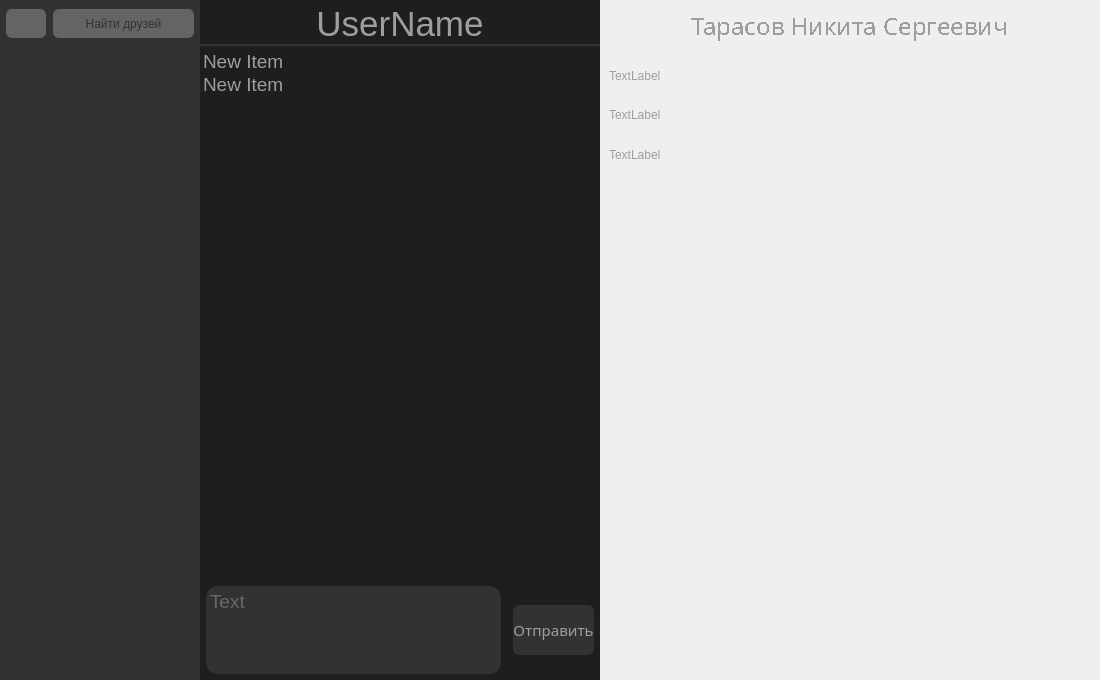
<?xml version="1.0" encoding="UTF-8"?>
<ui version="4.0">
 <class>MainWindow</class>
 <widget class="QMainWindow" name="MainWindow">
  <property name="geometry">
   <rect>
    <x>0</x>
    <y>0</y>
    <width>1100</width>
    <height>680</height>
   </rect>
  </property>
  <property name="windowTitle">
   <string>MainWindow</string>
  </property>
  <widget class="QWidget" name="centralwidget">
   <layout class="QHBoxLayout" name="horizontalLayout">
    <property name="spacing">
     <number>0</number>
    </property>
    <property name="leftMargin">
     <number>0</number>
    </property>
    <property name="topMargin">
     <number>0</number>
    </property>
    <property name="rightMargin">
     <number>0</number>
    </property>
    <property name="bottomMargin">
     <number>0</number>
    </property>
    <item>
     <widget class="QStackedWidget" name="stackedWidget">
      <property name="currentIndex">
       <number>0</number>
      </property>
      <widget class="QWidget" name="page">
       <layout class="QHBoxLayout" name="horizontalLayout_4">
        <property name="spacing">
         <number>0</number>
        </property>
        <property name="leftMargin">
         <number>0</number>
        </property>
        <property name="topMargin">
         <number>0</number>
        </property>
        <property name="rightMargin">
         <number>0</number>
        </property>
        <property name="bottomMargin">
         <number>0</number>
        </property>
        <item>
         <widget class="QFrame" name="main_left">
          <property name="minimumSize">
           <size>
            <width>200</width>
            <height>0</height>
           </size>
          </property>
          <property name="maximumSize">
           <size>
            <width>335</width>
            <height>16777215</height>
           </size>
          </property>
          <property name="styleSheet">
           <string notr="true">border:0px;
background-color: rgb(50, 50, 50);</string>
          </property>
          <property name="frameShape">
           <enum>QFrame::StyledPanel</enum>
          </property>
          <property name="frameShadow">
           <enum>QFrame::Raised</enum>
          </property>
          <layout class="QVBoxLayout" name="verticalLayout">
           <property name="spacing">
            <number>0</number>
           </property>
           <property name="leftMargin">
            <number>0</number>
           </property>
           <property name="topMargin">
            <number>0</number>
           </property>
           <property name="rightMargin">
            <number>0</number>
           </property>
           <property name="bottomMargin">
            <number>0</number>
           </property>
           <item>
            <widget class="QFrame" name="upper_footer">
             <property name="minimumSize">
              <size>
               <width>0</width>
               <height>47</height>
              </size>
             </property>
             <property name="maximumSize">
              <size>
               <width>16777215</width>
               <height>48</height>
              </size>
             </property>
             <property name="styleSheet">
              <string notr="true">border:0px;</string>
             </property>
             <property name="frameShape">
              <enum>QFrame::StyledPanel</enum>
             </property>
             <property name="frameShadow">
              <enum>QFrame::Raised</enum>
             </property>
             <property name="midLineWidth">
              <number>0</number>
             </property>
             <layout class="QHBoxLayout" name="horizontalLayout_2">
              <property name="spacing">
               <number>6</number>
              </property>
              <property name="leftMargin">
               <number>6</number>
              </property>
              <property name="topMargin">
               <number>6</number>
              </property>
              <property name="rightMargin">
               <number>6</number>
              </property>
              <property name="bottomMargin">
               <number>6</number>
              </property>
              <item>
               <widget class="QFrame" name="frame_33">
                <property name="maximumSize">
                 <size>
                  <width>41</width>
                  <height>41</height>
                 </size>
                </property>
                <property name="styleSheet">
                 <string notr="true">border:0px;</string>
                </property>
                <property name="frameShape">
                 <enum>QFrame::StyledPanel</enum>
                </property>
                <property name="frameShadow">
                 <enum>QFrame::Raised</enum>
                </property>
                <layout class="QVBoxLayout" name="verticalLayout_2">
                 <property name="spacing">
                  <number>0</number>
                 </property>
                 <property name="leftMargin">
                  <number>0</number>
                 </property>
                 <property name="topMargin">
                  <number>0</number>
                 </property>
                 <property name="rightMargin">
                  <number>0</number>
                 </property>
                 <property name="bottomMargin">
                  <number>0</number>
                 </property>
                 <item>
                  <widget class="QPushButton" name="pushButton_settings">
                   <property name="maximumSize">
                    <size>
                     <width>40</width>
                     <height>29</height>
                    </size>
                   </property>
                   <property name="styleSheet">
                    <string notr="true">

QPushButton{
background-color: rgb(100, 100, 100);

color: rgb(50, 50, 50);
border:0px;
border-radius: 6px;
}

QPushButton:hover{
background-color: rgb(130, 130, 130);
color: rgb(50, 50, 50);
border-radius: 6px;
}



</string>
                   </property>
                   <property name="text">
                    <string/>
                   </property>
                   <property name="icon">
                    <iconset>
                     <normaloff>free-icon-menu-1828859.png</normaloff>free-icon-menu-1828859.png</iconset>
                   </property>
                  </widget>
                 </item>
                </layout>
               </widget>
              </item>
              <item>
               <widget class="QFrame" name="frame_2">
                <property name="maximumSize">
                 <size>
                  <width>16777215</width>
                  <height>47</height>
                 </size>
                </property>
                <property name="styleSheet">
                 <string notr="true">border:0px;</string>
                </property>
                <property name="frameShape">
                 <enum>QFrame::StyledPanel</enum>
                </property>
                <property name="frameShadow">
                 <enum>QFrame::Raised</enum>
                </property>
                <layout class="QVBoxLayout" name="verticalLayout_3">
                 <property name="spacing">
                  <number>0</number>
                 </property>
                 <property name="leftMargin">
                  <number>0</number>
                 </property>
                 <property name="topMargin">
                  <number>0</number>
                 </property>
                 <property name="rightMargin">
                  <number>0</number>
                 </property>
                 <property name="bottomMargin">
                  <number>0</number>
                 </property>
                 <item>
                  <widget class="QPushButton" name="pushButton_addFriend">
                   <property name="maximumSize">
                    <size>
                     <width>274</width>
                     <height>29</height>
                    </size>
                   </property>
                   <property name="whatsThis">
                    <string>&lt;html&gt;&lt;head/&gt;&lt;body&gt;&lt;p&gt;Rewr&lt;/p&gt;&lt;/body&gt;&lt;/html&gt;</string>
                   </property>
                   <property name="styleSheet">
                    <string notr="true">

QPushButton{
background-color: rgb(100, 100, 100);

color: rgb(50, 50, 50);
border:0px;
border-radius: 6px;
}

QPushButton:hover{
background-color: rgb(130, 130, 130);
color: rgb(50, 50, 50);
border-radius: 6px;
}



</string>
                   </property>
                   <property name="text">
                    <string>Найти друзей</string>
                   </property>
                  </widget>
                 </item>
                </layout>
               </widget>
              </item>
             </layout>
            </widget>
           </item>
           <item>
            <widget class="QFrame" name="people">
             <property name="maximumSize">
              <size>
               <width>330</width>
               <height>9000</height>
              </size>
             </property>
             <property name="styleSheet">
              <string notr="true">border:0px;</string>
             </property>
             <property name="frameShape">
              <enum>QFrame::StyledPanel</enum>
             </property>
             <property name="frameShadow">
              <enum>QFrame::Raised</enum>
             </property>
             <layout class="QHBoxLayout" name="horizontalLayout_3">
              <property name="spacing">
               <number>0</number>
              </property>
              <property name="leftMargin">
               <number>0</number>
              </property>
              <property name="topMargin">
               <number>0</number>
              </property>
              <property name="rightMargin">
               <number>0</number>
              </property>
              <property name="bottomMargin">
               <number>0</number>
              </property>
              <item>
               <widget class="QListWidget" name="listWidget_people">
                <property name="autoFillBackground">
                 <bool>false</bool>
                </property>
                <property name="styleSheet">
                 <string notr="true">background-color: rgb(50, 50, 50);
font: 25 18pt &quot;Corbel Light&quot;;
color: rgb(158, 158, 158);
border:0px;
</string>
                </property>
               </widget>
              </item>
             </layout>
            </widget>
           </item>
          </layout>
         </widget>
        </item>
        <item>
         <widget class="QFrame" name="main_right">
          <property name="minimumSize">
           <size>
            <width>400</width>
            <height>300</height>
           </size>
          </property>
          <property name="maximumSize">
           <size>
            <width>90000</width>
            <height>16777215</height>
           </size>
          </property>
          <property name="styleSheet">
           <string notr="true">border:0px;
background-color: rgb(30, 30, 30);</string>
          </property>
          <property name="frameShape">
           <enum>QFrame::StyledPanel</enum>
          </property>
          <property name="frameShadow">
           <enum>QFrame::Raised</enum>
          </property>
          <layout class="QVBoxLayout" name="verticalLayout_4">
           <property name="spacing">
            <number>0</number>
           </property>
           <property name="leftMargin">
            <number>0</number>
           </property>
           <property name="topMargin">
            <number>0</number>
           </property>
           <property name="rightMargin">
            <number>0</number>
           </property>
           <property name="bottomMargin">
            <number>0</number>
           </property>
           <item>
            <widget class="QFrame" name="frame_6">
             <property name="minimumSize">
              <size>
               <width>50</width>
               <height>50</height>
              </size>
             </property>
             <property name="maximumSize">
              <size>
               <width>9000</width>
               <height>50</height>
              </size>
             </property>
             <property name="styleSheet">
              <string notr="true">border:0px;</string>
             </property>
             <property name="frameShape">
              <enum>QFrame::StyledPanel</enum>
             </property>
             <property name="frameShadow">
              <enum>QFrame::Raised</enum>
             </property>
             <layout class="QVBoxLayout" name="verticalLayout_8">
              <property name="spacing">
               <number>0</number>
              </property>
              <property name="leftMargin">
               <number>0</number>
              </property>
              <property name="topMargin">
               <number>0</number>
              </property>
              <property name="rightMargin">
               <number>0</number>
              </property>
              <property name="bottomMargin">
               <number>0</number>
              </property>
              <item>
               <widget class="QPushButton" name="pushButton_label">
                <property name="font">
                 <font>
                  <pointsize>26</pointsize>
                 </font>
                </property>
                <property name="cursor">
                 <cursorShape>PointingHandCursor</cursorShape>
                </property>
                <property name="styleSheet">
                 <string notr="true">border-bottom-color: rgb(50, 50, 50);
border-style: outset;
border-bottom-width: 2px;
background-color: rgb(30, 30, 30);
color: rgb(158, 158, 158);</string>
                </property>
                <property name="text">
                 <string>UserName</string>
                </property>
               </widget>
              </item>
             </layout>
            </widget>
           </item>
           <item>
            <widget class="QFrame" name="frame_4">
             <property name="styleSheet">
              <string notr="true">border:0px;</string>
             </property>
             <property name="frameShape">
              <enum>QFrame::StyledPanel</enum>
             </property>
             <property name="frameShadow">
              <enum>QFrame::Raised</enum>
             </property>
             <layout class="QVBoxLayout" name="verticalLayout_7">
              <property name="spacing">
               <number>0</number>
              </property>
              <property name="leftMargin">
               <number>0</number>
              </property>
              <property name="topMargin">
               <number>0</number>
              </property>
              <property name="rightMargin">
               <number>0</number>
              </property>
              <property name="bottomMargin">
               <number>0</number>
              </property>
              <item>
               <widget class="QListWidget" name="listWidget_msgRoom">
                <property name="font">
                 <font>
                  <pointsize>14</pointsize>
                 </font>
                </property>
                <property name="styleSheet">
                 <string notr="true">background-color: rgb(30, 30, 30);
color: rgb(158, 158, 158);
border:0px;</string>
                </property>
                <property name="isWrapping" stdset="0">
                 <bool>false</bool>
                </property>
                <property name="currentRow">
                 <number>-1</number>
                </property>
                <item>
                 <property name="text">
                  <string>New Item</string>
                 </property>
                </item>
                <item>
                 <property name="text">
                  <string>New Item</string>
                 </property>
                </item>
               </widget>
              </item>
             </layout>
            </widget>
           </item>
           <item>
            <widget class="QFrame" name="right_footer">
             <property name="minimumSize">
              <size>
               <width>0</width>
               <height>0</height>
              </size>
             </property>
             <property name="maximumSize">
              <size>
               <width>16777215</width>
               <height>100</height>
              </size>
             </property>
             <property name="styleSheet">
              <string notr="true">border:0px;</string>
             </property>
             <property name="frameShape">
              <enum>QFrame::StyledPanel</enum>
             </property>
             <property name="frameShadow">
              <enum>QFrame::Raised</enum>
             </property>
             <layout class="QHBoxLayout" name="horizontalLayout_5">
              <property name="spacing">
               <number>0</number>
              </property>
              <property name="leftMargin">
               <number>0</number>
              </property>
              <property name="topMargin">
               <number>0</number>
              </property>
              <property name="rightMargin">
               <number>0</number>
              </property>
              <property name="bottomMargin">
               <number>0</number>
              </property>
              <item>
               <widget class="QFrame" name="frame_7">
                <property name="maximumSize">
                 <size>
                  <width>16777215</width>
                  <height>100</height>
                 </size>
                </property>
                <property name="styleSheet">
                 <string notr="true">border:0px;</string>
                </property>
                <property name="frameShape">
                 <enum>QFrame::StyledPanel</enum>
                </property>
                <property name="frameShadow">
                 <enum>QFrame::Raised</enum>
                </property>
                <layout class="QVBoxLayout" name="verticalLayout_5" stretch="0">
                 <property name="spacing">
                  <number>6</number>
                 </property>
                 <property name="leftMargin">
                  <number>6</number>
                 </property>
                 <property name="topMargin">
                  <number>6</number>
                 </property>
                 <property name="rightMargin">
                  <number>6</number>
                 </property>
                 <property name="bottomMargin">
                  <number>6</number>
                 </property>
                 <item>
                  <widget class="QTextEdit" name="textEdit_room">
                   <property name="font">
                    <font>
                     <family>Cantarell</family>
                     <pointsize>14</pointsize>
                     <weight>50</weight>
                     <italic>false</italic>
                     <bold>false</bold>
                    </font>
                   </property>
                   <property name="mouseTracking">
                    <bool>false</bool>
                   </property>
                   <property name="focusPolicy">
                    <enum>Qt::StrongFocus</enum>
                   </property>
                   <property name="styleSheet">
                    <string notr="true">background-color: rgb(50, 50, 50);
font: 14pt &quot;Cantarell&quot;;
color: rgb(158, 158, 158);
border:0px;
border-radius: 12px;
</string>
                   </property>
                   <property name="frameShadow">
                    <enum>QFrame::Sunken</enum>
                   </property>
                   <property name="verticalScrollBarPolicy">
                    <enum>Qt::ScrollBarAsNeeded</enum>
                   </property>
                   <property name="sizeAdjustPolicy">
                    <enum>QAbstractScrollArea::AdjustIgnored</enum>
                   </property>
                   <property name="tabChangesFocus">
                    <bool>true</bool>
                   </property>
                   <property name="html">
                    <string>&lt;!DOCTYPE HTML PUBLIC &quot;-//W3C//DTD HTML 4.0//EN&quot; &quot;http://www.w3.org/TR/REC-html40/strict.dtd&quot;&gt;
&lt;html&gt;&lt;head&gt;&lt;meta name=&quot;qrichtext&quot; content=&quot;1&quot; /&gt;&lt;style type=&quot;text/css&quot;&gt;
p, li { white-space: pre-wrap; }
&lt;/style&gt;&lt;/head&gt;&lt;body style=&quot; font-family:'Cantarell'; font-size:14pt; font-weight:400; font-style:normal;&quot;&gt;
&lt;p style=&quot;-qt-paragraph-type:empty; margin-top:0px; margin-bottom:0px; margin-left:0px; margin-right:0px; -qt-block-indent:0; text-indent:0px;&quot;&gt;&lt;br /&gt;&lt;/p&gt;&lt;/body&gt;&lt;/html&gt;</string>
                   </property>
                   <property name="overwriteMode">
                    <bool>false</bool>
                   </property>
                   <property name="placeholderText">
                    <string notr="true">Text</string>
                   </property>
                  </widget>
                 </item>
                </layout>
               </widget>
              </item>
              <item>
               <widget class="QFrame" name="frame_5">
                <property name="maximumSize">
                 <size>
                  <width>9000</width>
                  <height>9000</height>
                 </size>
                </property>
                <property name="styleSheet">
                 <string notr="true">border:0px;</string>
                </property>
                <property name="frameShape">
                 <enum>QFrame::StyledPanel</enum>
                </property>
                <property name="frameShadow">
                 <enum>QFrame::Raised</enum>
                </property>
                <layout class="QVBoxLayout" name="verticalLayout_6" stretch="0">
                 <property name="spacing">
                  <number>6</number>
                 </property>
                 <property name="leftMargin">
                  <number>6</number>
                 </property>
                 <property name="topMargin">
                  <number>6</number>
                 </property>
                 <property name="rightMargin">
                  <number>6</number>
                 </property>
                 <property name="bottomMargin">
                  <number>6</number>
                 </property>
                 <item>
                  <widget class="QPushButton" name="pushButton_room">
                   <property name="maximumSize">
                    <size>
                     <width>100</width>
                     <height>50</height>
                    </size>
                   </property>
                   <property name="font">
                    <font>
                     <family>Corbel Light</family>
                     <pointsize>11</pointsize>
                     <weight>50</weight>
                     <italic>false</italic>
                     <bold>false</bold>
                     <underline>false</underline>
                     <stylestrategy>PreferDefault</stylestrategy>
                     <kerning>true</kerning>
                    </font>
                   </property>
                   <property name="autoFillBackground">
                    <bool>false</bool>
                   </property>
                   <property name="styleSheet">
                    <string notr="true">QPushButton{
font: 11pt ;
background-color: rgb(50, 50, 50);

color: rgb(158, 158, 158);
border:0px;
border-radius: 6px;
}

QPushButton:hover{
background-color: rgb(70, 70, 70);
color: rgb(158, 158, 158);
border-radius: 6px;
}
</string>
                   </property>
                   <property name="text">
                    <string>Отправить</string>
                   </property>
                  </widget>
                 </item>
                </layout>
               </widget>
              </item>
             </layout>
            </widget>
           </item>
          </layout>
         </widget>
        </item>
        <item>
         <widget class="QFrame" name="frame">
          <property name="minimumSize">
           <size>
            <width>500</width>
            <height>0</height>
           </size>
          </property>
          <property name="maximumSize">
           <size>
            <width>0</width>
            <height>9000</height>
           </size>
          </property>
          <property name="focusPolicy">
           <enum>Qt::StrongFocus</enum>
          </property>
          <property name="styleSheet">
           <string notr="true">border:0px;</string>
          </property>
          <property name="frameShape">
           <enum>QFrame::StyledPanel</enum>
          </property>
          <property name="frameShadow">
           <enum>QFrame::Raised</enum>
          </property>
          <layout class="QVBoxLayout" name="verticalLayout_9">
           <property name="spacing">
            <number>0</number>
           </property>
           <property name="leftMargin">
            <number>0</number>
           </property>
           <property name="topMargin">
            <number>0</number>
           </property>
           <property name="rightMargin">
            <number>0</number>
           </property>
           <property name="bottomMargin">
            <number>0</number>
           </property>
           <item>
            <widget class="QFrame" name="frame_9">
             <property name="maximumSize">
              <size>
               <width>800</width>
               <height>50</height>
              </size>
             </property>
             <property name="frameShape">
              <enum>QFrame::StyledPanel</enum>
             </property>
             <property name="frameShadow">
              <enum>QFrame::Raised</enum>
             </property>
             <layout class="QVBoxLayout" name="verticalLayout_11">
              <item>
               <widget class="QLabel" name="label_card_fio">
                <property name="maximumSize">
                 <size>
                  <width>16777215</width>
                  <height>8000</height>
                 </size>
                </property>
                <property name="font">
                 <font>
                  <family>Corbel Light</family>
                  <pointsize>18</pointsize>
                  <weight>3</weight>
                  <italic>false</italic>
                  <bold>false</bold>
                  <stylestrategy>NoAntialias</stylestrategy>
                 </font>
                </property>
                <property name="styleSheet">
                 <string notr="true">color: rgb(158, 158, 158);
font: 25 18pt &quot;Corbel Light&quot;;</string>
                </property>
                <property name="text">
                 <string>Тарасов Никита Сергеевич</string>
                </property>
                <property name="alignment">
                 <set>Qt::AlignHCenter|Qt::AlignTop</set>
                </property>
               </widget>
              </item>
             </layout>
            </widget>
           </item>
           <item>
            <widget class="QFrame" name="frame_8">
             <property name="maximumSize">
              <size>
               <width>500</width>
               <height>135</height>
              </size>
             </property>
             <property name="styleSheet">
              <string notr="true">border:4px;</string>
             </property>
             <property name="frameShape">
              <enum>QFrame::StyledPanel</enum>
             </property>
             <property name="frameShadow">
              <enum>QFrame::Raised</enum>
             </property>
             <layout class="QVBoxLayout" name="verticalLayout_10">
              <item>
               <widget class="QLabel" name="label_card_post">
                <property name="maximumSize">
                 <size>
                  <width>16777215</width>
                  <height>50</height>
                 </size>
                </property>
                <property name="styleSheet">
                 <string notr="true">color: rgb(158, 158, 158);
font: 25 18pt &quot;Corbel Light&quot;;</string>
                </property>
                <property name="text">
                 <string>TextLabel</string>
                </property>
                <property name="alignment">
                 <set>Qt::AlignLeading|Qt::AlignLeft|Qt::AlignVCenter</set>
                </property>
               </widget>
              </item>
              <item>
               <widget class="QLabel" name="label_card_mail">
                <property name="maximumSize">
                 <size>
                  <width>16777215</width>
                  <height>50</height>
                 </size>
                </property>
                <property name="styleSheet">
                 <string notr="true">color: rgb(158, 158, 158);
font: 25 18pt &quot;Corbel Light&quot;;</string>
                </property>
                <property name="text">
                 <string>TextLabel</string>
                </property>
                <property name="alignment">
                 <set>Qt::AlignLeading|Qt::AlignLeft|Qt::AlignVCenter</set>
                </property>
               </widget>
              </item>
              <item>
               <widget class="QLabel" name="label_card_phone">
                <property name="maximumSize">
                 <size>
                  <width>16777215</width>
                  <height>100</height>
                 </size>
                </property>
                <property name="styleSheet">
                 <string notr="true">color: rgb(158, 158, 158);
font: 25 18pt &quot;Corbel Light&quot;;</string>
                </property>
                <property name="text">
                 <string>TextLabel</string>
                </property>
                <property name="alignment">
                 <set>Qt::AlignLeading|Qt::AlignLeft|Qt::AlignVCenter</set>
                </property>
               </widget>
              </item>
             </layout>
            </widget>
           </item>
           <item>
            <widget class="QFrame" name="card">
             <property name="minimumSize">
              <size>
               <width>900</width>
               <height>500</height>
              </size>
             </property>
             <property name="maximumSize">
              <size>
               <width>16777215</width>
               <height>463</height>
              </size>
             </property>
             <property name="frameShape">
              <enum>QFrame::StyledPanel</enum>
             </property>
             <property name="frameShadow">
              <enum>QFrame::Raised</enum>
             </property>
            </widget>
           </item>
          </layout>
         </widget>
        </item>
       </layout>
      </widget>
      <widget class="QWidget" name="page_2">
       <layout class="QVBoxLayout" name="verticalLayout_12">
        <item>
         <widget class="QFrame" name="frame_11">
          <property name="minimumSize">
           <size>
            <width>0</width>
            <height>100</height>
           </size>
          </property>
          <property name="maximumSize">
           <size>
            <width>16777215</width>
            <height>100</height>
           </size>
          </property>
          <property name="styleSheet">
           <string notr="true">border:0px;</string>
          </property>
          <property name="frameShape">
           <enum>QFrame::StyledPanel</enum>
          </property>
          <property name="frameShadow">
           <enum>QFrame::Raised</enum>
          </property>
          <layout class="QHBoxLayout" name="horizontalLayout_6">
           <item>
            <widget class="QFrame" name="frame_18">
             <property name="maximumSize">
              <size>
               <width>50</width>
               <height>16777215</height>
              </size>
             </property>
             <property name="frameShape">
              <enum>QFrame::StyledPanel</enum>
             </property>
             <property name="frameShadow">
              <enum>QFrame::Raised</enum>
             </property>
             <layout class="QHBoxLayout" name="horizontalLayout_8">
              <item>
               <widget class="QPushButton" name="pushButton_back_tomain">
                <property name="maximumSize">
                 <size>
                  <width>29</width>
                  <height>40</height>
                 </size>
                </property>
                <property name="styleSheet">
                 <string notr="true">

QPushButton{
background-color: rgb(100, 100, 100);

color: rgb(50, 50, 50);
border:0px;
border-radius: 6px;
}

QPushButton:hover{
background-color: rgb(130, 130, 130);
color: rgb(50, 50, 50);
border-radius: 6px;
}



</string>
                </property>
                <property name="text">
                 <string/>
                </property>
                <property name="icon">
                 <iconset>
                  <normaloff>free-icon-back-130882.png</normaloff>free-icon-back-130882.png</iconset>
                </property>
               </widget>
              </item>
             </layout>
            </widget>
           </item>
           <item>
            <widget class="QFrame" name="frame_17">
             <property name="maximumSize">
              <size>
               <width>9000</width>
               <height>100</height>
              </size>
             </property>
             <property name="styleSheet">
              <string notr="true">border:0px;</string>
             </property>
             <property name="frameShape">
              <enum>QFrame::StyledPanel</enum>
             </property>
             <property name="frameShadow">
              <enum>QFrame::Raised</enum>
             </property>
            </widget>
           </item>
          </layout>
         </widget>
        </item>
        <item>
         <widget class="QFrame" name="frame_10">
          <property name="styleSheet">
           <string notr="true">border:0px;</string>
          </property>
          <property name="frameShape">
           <enum>QFrame::StyledPanel</enum>
          </property>
          <property name="frameShadow">
           <enum>QFrame::Raised</enum>
          </property>
          <layout class="QVBoxLayout" name="verticalLayout_13">
           <item>
            <widget class="QFrame" name="frame_12">
             <property name="minimumSize">
              <size>
               <width>500</width>
               <height>100</height>
              </size>
             </property>
             <property name="maximumSize">
              <size>
               <width>9000</width>
               <height>149</height>
              </size>
             </property>
             <property name="styleSheet">
              <string notr="true">border:0px;</string>
             </property>
             <property name="frameShape">
              <enum>QFrame::StyledPanel</enum>
             </property>
             <property name="frameShadow">
              <enum>QFrame::Raised</enum>
             </property>
            </widget>
           </item>
           <item>
            <widget class="QFrame" name="frame_14">
             <property name="styleSheet">
              <string notr="true">border:0px;</string>
             </property>
             <property name="frameShape">
              <enum>QFrame::StyledPanel</enum>
             </property>
             <property name="frameShadow">
              <enum>QFrame::Raised</enum>
             </property>
             <layout class="QVBoxLayout" name="verticalLayout_14">
              <item>
               <widget class="QFrame" name="frame_15">
                <property name="minimumSize">
                 <size>
                  <width>100</width>
                  <height>100</height>
                 </size>
                </property>
                <property name="maximumSize">
                 <size>
                  <width>99999</width>
                  <height>500</height>
                 </size>
                </property>
                <property name="styleSheet">
                 <string notr="true">border:0px;</string>
                </property>
                <property name="frameShape">
                 <enum>QFrame::StyledPanel</enum>
                </property>
                <property name="frameShadow">
                 <enum>QFrame::Raised</enum>
                </property>
                <layout class="QHBoxLayout" name="horizontalLayout_7">
                 <item>
                  <widget class="QPushButton" name="pushButton_quit">
                   <property name="maximumSize">
                    <size>
                     <width>100</width>
                     <height>50</height>
                    </size>
                   </property>
                   <property name="styleSheet">
                    <string notr="true">

QPushButton{
background-color: rgb(100, 100, 100);

color: rgb(50, 50, 50);
border:0px;
border-radius: 6px;
}

QPushButton:hover{
background-color: rgb(130, 130, 130);
color: rgb(50, 50, 50);
border-radius: 6px;
}



</string>
                   </property>
                   <property name="text">
                    <string>Выйти</string>
                   </property>
                  </widget>
                 </item>
                </layout>
               </widget>
              </item>
              <item>
               <widget class="QFrame" name="frame_16">
                <property name="styleSheet">
                 <string notr="true">border:0px;</string>
                </property>
                <property name="frameShape">
                 <enum>QFrame::StyledPanel</enum>
                </property>
                <property name="frameShadow">
                 <enum>QFrame::Raised</enum>
                </property>
                <layout class="QVBoxLayout" name="verticalLayout_16">
                 <item>
                  <widget class="QLabel" name="label_of_creator">
                   <property name="maximumSize">
                    <size>
                     <width>999999</width>
                     <height>100</height>
                    </size>
                   </property>
                   <property name="text">
                    <string>The_messenger             |               Nikita Tarasov</string>
                   </property>
                   <property name="alignment">
                    <set>Qt::AlignCenter</set>
                   </property>
                  </widget>
                 </item>
                </layout>
               </widget>
              </item>
             </layout>
            </widget>
           </item>
           <item>
            <widget class="QFrame" name="frame_13">
             <property name="minimumSize">
              <size>
               <width>0</width>
               <height>200</height>
              </size>
             </property>
             <property name="maximumSize">
              <size>
               <width>9000</width>
               <height>9000</height>
              </size>
             </property>
             <property name="styleSheet">
              <string notr="true">border:0px;</string>
             </property>
             <property name="frameShape">
              <enum>QFrame::StyledPanel</enum>
             </property>
             <property name="frameShadow">
              <enum>QFrame::Raised</enum>
             </property>
            </widget>
           </item>
          </layout>
         </widget>
        </item>
       </layout>
      </widget>
     </widget>
    </item>
   </layout>
  </widget>
 </widget>
 <resources>
  <include location="sadwq.qrc"/>
 </resources>
 <connections/>
</ui>
